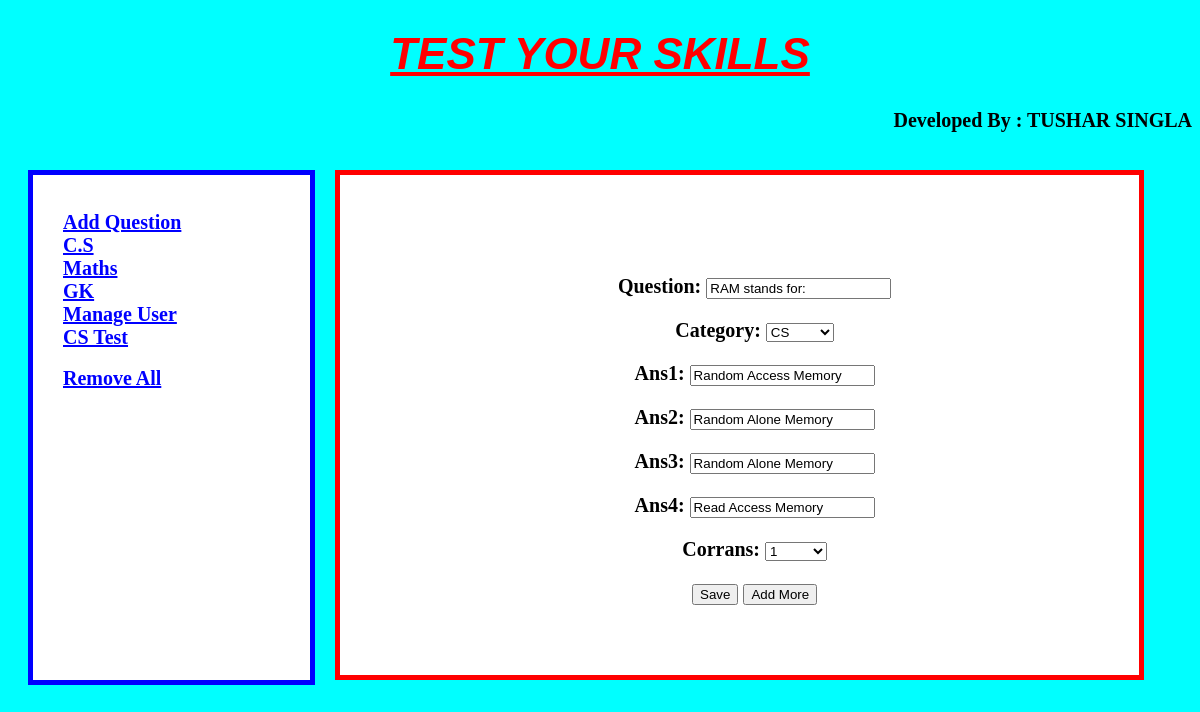
Screenshot of /update/1 with the database file from the repository.
### tys/models.py (models this page shows)
class Student(models.Model):
     test_cat=(('1','CS'),('2','MATHS'),('3','GK'))
     ans_cat=(('1','1'),('2','2'),('3','3'),('4','4'))
     question =models.CharField(max_length=100)
     category=models.CharField(max_length=1,choices=test_cat)
     ans1=models.CharField(max_length=20)
     ans2=models.CharField(max_length=20)
     ans3=models.CharField(max_length=20)
     ans4=models.CharField(max_length=20)
     corrans=models.CharField(max_length=1,choices=ans_cat)
     class Meta:
          db_table="Student";

### tys/views.py (the view)
# urls.py: path('update/<int:stdid>',views.update,name="upd"),
def update(request,stdid):
     r=Student.objects.get(id=stdid)
     data={'question':r.question,'category':r.category,'ans1':r.ans1,'ans2':r.ans2,'ans3':r.ans3,'ans4':r.ans4,'corrans':r.corrans}
     form=StuForm(initial=data)
     if request.method=="POST":
          w=StuForm(request.POST)
          if w.is_valid():
               cd=w.cleaned_data
               r.question=cd['question']
               r.category=cd['category']
               r.ans1=cd['ans1']
               r.ans2=cd['ans2']
               r.ans3=cd['ans3']
               r.ans4=cd['ans4']
               r.corrans=cd['corrans']
               r.save()
               return render(request,"tys/index.html")
     else:
          return render(request,"tys/a.html",{'form':form})

### tys/forms.py
class StuForm(forms.ModelForm):
     class Meta:
          model=Student;
          fields="__all__";

### tys/templates/tys/a.html (shortened to what this page needs)
{% extends "tys/homepage.html" %}
{% block content_heading %}
<p>
<b><a href="/a/" style="font-size:20px;color:blue;margin:10px;">Add Question</a><br>
<a href="/b/" style="font-size:20px;color:blue;margin:10px;">C.S</a></br>
<a href="/c/" style="font-size:20px;color:blue;margin:10px;">Maths</a></br>
<a href="/d/" style="font-size:20px;color:blue;margin:10px;">GK</a></br>
<a href="/manageuser/" style="font-size:20px;color:blue;margin:10px;">Manage User</a></br>
<a href="/b1/" style="font-size:20px;color:blue;margin:10px;">CS Test</a></br><br>
<a href="/removeall/" style="font-size:20px;color:blue;margin:10px;">Remove All</a></br>
</b>
</p>
{% endblock %}
{% block content %}
{% if x %}
<font text-align="center" margin-left="50px">{{msg}}</font>
{% else %}
<form method="POST" style="text-align:center;margin-top:100px;">
{{form.as_p}}
<button type="submit" name="btn" value="Save">Save</button>
<button type="submit" name="btn" value="Add More">Add More</button>
</form>
{% endif %}
{% endblock %}

### tys/static/css/tys.css (style rules this page uses)
body { background-color:aqua; }

### rows the page displays
Student: question "RAM stands for:", category "CS", ans1 "Random Access Memory", ans2 "Random Alone Memory", ans3 "Random Alone Memory", ans4 "Read Access Memory", corrans "1"
